Frame 1 (no input): blank canvas, image omitted
Frame 60 (the mouse pressed at the canvas centre just before this capture): blank canvas, image omitted
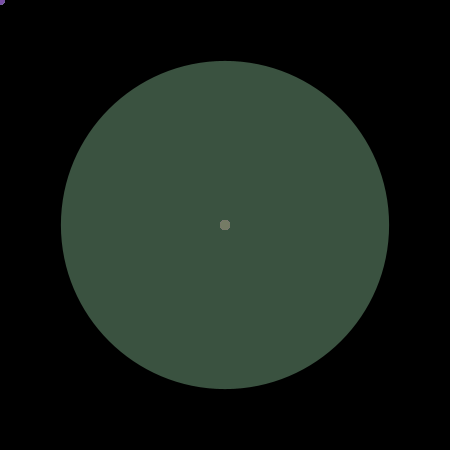
Frame 120 (the mouse held since frame 60 and released just before this capture)

The Processing sketch whose frames 1 and 60 were blank and that drew this single picture after the mouse press (run headless with seeded random() and noise(); from frame 60 on, the mouse is pressed at the canvas centre):

// Processing sketch: processing_51224
// ── processing_51224.pde


                
                void setup(){
 size(450,450); 

background(0);

  smooth();
}


void draw(){
fill(0,20);
noStroke();
float speed = dist(pmouseX,pmouseY, mouseX,mouseY);

fill(random(0,255), random(0,255), random(0,255),100);

ellipse (mouseX,mouseY, speed+10, speed+10);

  //println(speed);
}
